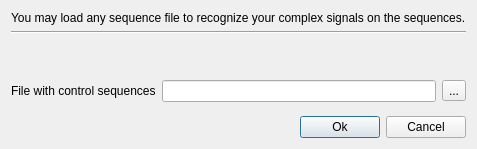
<?xml version="1.0" encoding="UTF-8"?>
<ui version="4.0">
 <class>ExpertDiscoveryControlDialog</class>
 <widget class="QDialog" name="ExpertDiscoveryControlDialog">
  <property name="windowModality">
   <enum>Qt::ApplicationModal</enum>
  </property>
  <property name="geometry">
   <rect>
    <x>0</x>
    <y>0</y>
    <width>426</width>
    <height>149</height>
   </rect>
  </property>
  <property name="sizePolicy">
   <sizepolicy hsizetype="Maximum" vsizetype="Minimum">
    <horstretch>0</horstretch>
    <verstretch>0</verstretch>
   </sizepolicy>
  </property>
  <property name="windowTitle">
   <string>Load Control sequences</string>
  </property>
  <property name="windowIcon">
   <iconset>
    <normaloff>:/repeat_finder/repeats_image</normaloff>:/repeat_finder/repeats_image</iconset>
  </property>
  <property name="modal">
   <bool>true</bool>
  </property>
  <layout class="QVBoxLayout" name="verticalLayout">
   <item>
    <layout class="QGridLayout" name="gridLayout">
     <item row="3" column="0">
      <widget class="QLabel" name="label_2">
       <property name="text">
        <string>File with control sequences</string>
       </property>
      </widget>
     </item>
     <item row="3" column="1" colspan="2">
      <widget class="QLineEdit" name="firstFileEdit"/>
     </item>
     <item row="3" column="3">
      <widget class="QToolButton" name="openFirstButton">
       <property name="text">
        <string>...</string>
       </property>
      </widget>
     </item>
     <item row="0" column="0" colspan="4">
      <widget class="QLabel" name="label">
       <property name="text">
        <string>You may load any sequence file to recognize your complex signals on the sequences.</string>
       </property>
      </widget>
     </item>
     <item row="2" column="0">
      <spacer name="verticalSpacer_2">
       <property name="orientation">
        <enum>Qt::Vertical</enum>
       </property>
       <property name="sizeHint" stdset="0">
        <size>
         <width>20</width>
         <height>40</height>
        </size>
       </property>
      </spacer>
     </item>
     <item row="1" column="0" colspan="4">
      <widget class="Line" name="line">
       <property name="orientation">
        <enum>Qt::Horizontal</enum>
       </property>
      </widget>
     </item>
    </layout>
   </item>
   <item>
    <spacer name="verticalSpacer">
     <property name="orientation">
      <enum>Qt::Vertical</enum>
     </property>
     <property name="sizeHint" stdset="0">
      <size>
       <width>20</width>
       <height>5</height>
      </size>
     </property>
    </spacer>
   </item>
   <item>
    <layout class="QHBoxLayout" name="horizontalLayout">
     <item>
      <spacer name="horizontalSpacer_1">
       <property name="orientation">
        <enum>Qt::Horizontal</enum>
       </property>
       <property name="sizeHint" stdset="0">
        <size>
         <width>40</width>
         <height>20</height>
        </size>
       </property>
      </spacer>
     </item>
     <item>
      <widget class="QPushButton" name="startButton">
       <property name="text">
        <string>Ok</string>
       </property>
       <property name="default">
        <bool>true</bool>
       </property>
      </widget>
     </item>
     <item>
      <widget class="QPushButton" name="cancelButton">
       <property name="text">
        <string>Cancel</string>
       </property>
      </widget>
     </item>
    </layout>
   </item>
  </layout>
 </widget>
 <tabstops>
  <tabstop>firstFileEdit</tabstop>
  <tabstop>openFirstButton</tabstop>
  <tabstop>startButton</tabstop>
  <tabstop>cancelButton</tabstop>
 </tabstops>
 <resources/>
 <connections>
  <connection>
   <sender>startButton</sender>
   <signal>clicked()</signal>
   <receiver>ExpertDiscoveryControlDialog</receiver>
   <slot>accept()</slot>
   <hints>
    <hint type="sourcelabel">
     <x>416</x>
     <y>518</y>
    </hint>
    <hint type="destinationlabel">
     <x>273</x>
     <y>270</y>
    </hint>
   </hints>
  </connection>
  <connection>
   <sender>cancelButton</sender>
   <signal>clicked()</signal>
   <receiver>ExpertDiscoveryControlDialog</receiver>
   <slot>reject()</slot>
   <hints>
    <hint type="sourcelabel">
     <x>499</x>
     <y>518</y>
    </hint>
    <hint type="destinationlabel">
     <x>273</x>
     <y>270</y>
    </hint>
   </hints>
  </connection>
 </connections>
</ui>
